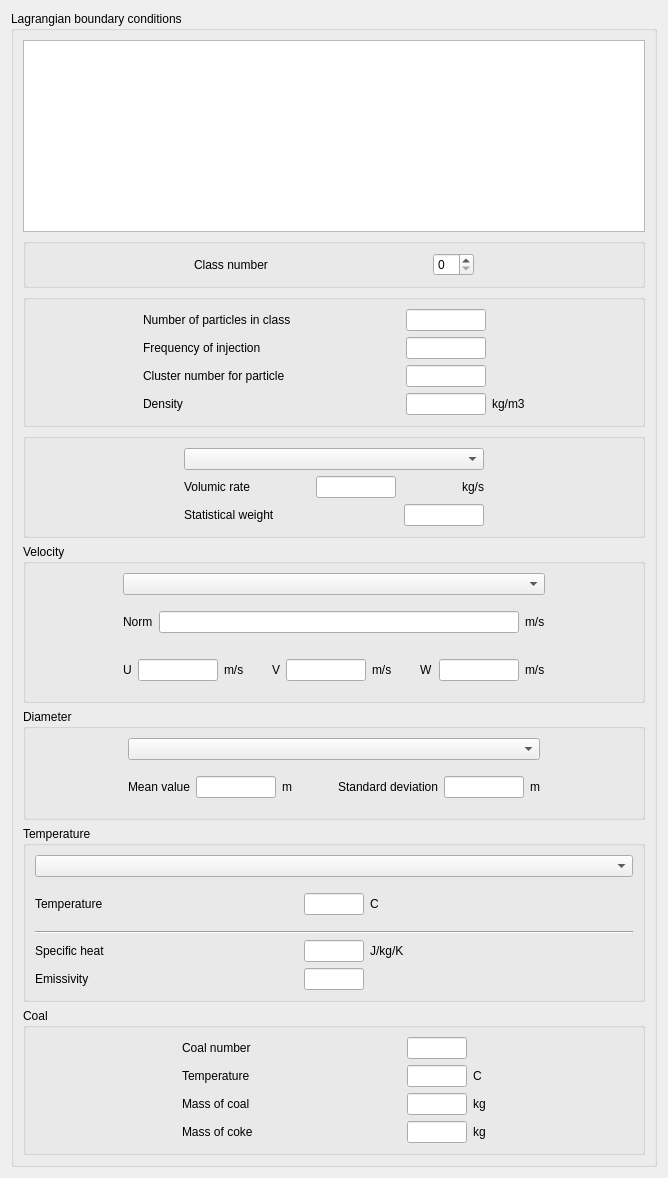
<?xml version="1.0" encoding="UTF-8"?>
<ui version="4.0">
 <class>LagrangianBoundariesForm</class>
 <widget class="QWidget" name="LagrangianBoundariesForm">
  <property name="geometry">
   <rect>
    <x>0</x>
    <y>0</y>
    <width>668</width>
    <height>1143</height>
   </rect>
  </property>
  <property name="windowTitle">
   <string>Form</string>
  </property>
  <layout class="QGridLayout">
   <item row="0" column="0">
    <widget class="QGroupBox" name="groupBoxBoundaries">
     <property name="title">
      <string>Lagrangian boundary conditions</string>
     </property>
     <layout class="QGridLayout">
      <item row="0" column="0">
       <layout class="QGridLayout">
        <item row="0" column="0">
         <widget class="QTableView" name="tableViewBoundaries">
          <property name="enabled">
           <bool>true</bool>
          </property>
          <property name="sizePolicy">
           <sizepolicy hsizetype="Expanding" vsizetype="Minimum">
            <horstretch>0</horstretch>
            <verstretch>0</verstretch>
           </sizepolicy>
          </property>
          <property name="maximumSize">
           <size>
            <width>16777215</width>
            <height>1500</height>
           </size>
          </property>
          <property name="editTriggers">
           <set>QAbstractItemView::DoubleClicked|QAbstractItemView::EditKeyPressed</set>
          </property>
          <property name="tabKeyNavigation">
           <bool>false</bool>
          </property>
          <property name="dragDropOverwriteMode">
           <bool>false</bool>
          </property>
          <property name="alternatingRowColors">
           <bool>true</bool>
          </property>
          <property name="selectionMode">
           <enum>QAbstractItemView::SingleSelection</enum>
          </property>
          <property name="selectionBehavior">
           <enum>QAbstractItemView::SelectRows</enum>
          </property>
         </widget>
        </item>
        <item row="1" column="0">
         <widget class="QGroupBox" name="groupBoxClassNumber">
          <property name="title">
           <string/>
          </property>
          <layout class="QGridLayout">
           <item row="0" column="0">
            <layout class="QGridLayout">
             <item row="0" column="0">
              <spacer>
               <property name="orientation">
                <enum>Qt::Horizontal</enum>
               </property>
               <property name="sizeHint" stdset="0">
                <size>
                 <width>40</width>
                 <height>20</height>
                </size>
               </property>
              </spacer>
             </item>
             <item row="0" column="1">
              <widget class="QLabel" name="labelICLAS">
               <property name="toolTip">
                <string>Code_Saturne key word: ICLAS</string>
               </property>
               <property name="text">
                <string>Class number</string>
               </property>
              </widget>
             </item>
             <item row="0" column="2">
              <spacer>
               <property name="orientation">
                <enum>Qt::Horizontal</enum>
               </property>
               <property name="sizeHint" stdset="0">
                <size>
                 <width>40</width>
                 <height>20</height>
                </size>
               </property>
              </spacer>
             </item>
             <item row="0" column="3">
              <widget class="QSpinBox" name="spinBoxICLAS">
               <property name="toolTip">
                <string>Code_Saturne key word: ICLAS</string>
               </property>
              </widget>
             </item>
             <item row="0" column="4">
              <spacer>
               <property name="orientation">
                <enum>Qt::Horizontal</enum>
               </property>
               <property name="sizeHint" stdset="0">
                <size>
                 <width>40</width>
                 <height>20</height>
                </size>
               </property>
              </spacer>
             </item>
            </layout>
           </item>
          </layout>
         </widget>
        </item>
        <item row="2" column="0">
         <widget class="QGroupBox" name="groupBoxMain">
          <property name="title">
           <string/>
          </property>
          <layout class="QGridLayout">
           <item row="0" column="0">
            <layout class="QGridLayout">
             <item row="0" column="1">
              <widget class="QLabel" name="labelIJNBP">
               <property name="toolTip">
                <string>Code_Saturne key word: IJNBP</string>
               </property>
               <property name="text">
                <string>Number of particles in class</string>
               </property>
              </widget>
             </item>
             <item row="0" column="3">
              <widget class="QLineEdit" name="lineEditIJNBP">
               <property name="maximumSize">
                <size>
                 <width>80</width>
                 <height>16777215</height>
                </size>
               </property>
               <property name="toolTip">
                <string>Code_Saturne key word: IJNBP</string>
               </property>
              </widget>
             </item>
             <item row="1" column="1">
              <widget class="QLabel" name="labelIJFRE">
               <property name="toolTip">
                <string>Code_Saturne key word: IJFRE</string>
               </property>
               <property name="text">
                <string>Frequency of injection</string>
               </property>
              </widget>
             </item>
             <item row="1" column="3">
              <widget class="QLineEdit" name="lineEditIJFRE">
               <property name="maximumSize">
                <size>
                 <width>80</width>
                 <height>16777215</height>
                </size>
               </property>
               <property name="toolTip">
                <string>Code_Saturne key word: IJFRE</string>
               </property>
              </widget>
             </item>
             <item row="2" column="0">
              <spacer>
               <property name="orientation">
                <enum>Qt::Horizontal</enum>
               </property>
               <property name="sizeHint" stdset="0">
                <size>
                 <width>31</width>
                 <height>20</height>
                </size>
               </property>
              </spacer>
             </item>
             <item row="2" column="1">
              <widget class="QLabel" name="labelICLST">
               <property name="toolTip">
                <string>Code_Saturne key word: ICLST</string>
               </property>
               <property name="text">
                <string>Cluster number for particle</string>
               </property>
              </widget>
             </item>
             <item row="2" column="2">
              <spacer>
               <property name="orientation">
                <enum>Qt::Horizontal</enum>
               </property>
               <property name="sizeHint" stdset="0">
                <size>
                 <width>40</width>
                 <height>20</height>
                </size>
               </property>
              </spacer>
             </item>
             <item row="2" column="3">
              <widget class="QLineEdit" name="lineEditICLST">
               <property name="maximumSize">
                <size>
                 <width>80</width>
                 <height>16777215</height>
                </size>
               </property>
               <property name="toolTip">
                <string>Code_Saturne key word: ICLST</string>
               </property>
              </widget>
             </item>
             <item row="2" column="5">
              <spacer>
               <property name="orientation">
                <enum>Qt::Horizontal</enum>
               </property>
               <property name="sizeHint" stdset="0">
                <size>
                 <width>21</width>
                 <height>20</height>
                </size>
               </property>
              </spacer>
             </item>
             <item row="3" column="1">
              <widget class="QLabel" name="labelIROPT">
               <property name="toolTip">
                <string>Code_Saturne key word: IROPT</string>
               </property>
               <property name="text">
                <string>Density</string>
               </property>
              </widget>
             </item>
             <item row="3" column="3">
              <widget class="QLineEdit" name="lineEditIROPT">
               <property name="maximumSize">
                <size>
                 <width>80</width>
                 <height>16777215</height>
                </size>
               </property>
               <property name="toolTip">
                <string>Code_Saturne key word: IROPT</string>
               </property>
              </widget>
             </item>
             <item row="3" column="4">
              <widget class="QLabel" name="labelUnitIROPT">
               <property name="text">
                <string>kg/m3</string>
               </property>
              </widget>
             </item>
            </layout>
           </item>
          </layout>
         </widget>
        </item>
        <item row="3" column="0">
         <widget class="QGroupBox" name="groupBoxRate">
          <property name="title">
           <string/>
          </property>
          <property name="checkable">
           <bool>false</bool>
          </property>
          <layout class="QGridLayout">
           <item row="0" column="0">
            <layout class="QGridLayout">
             <item row="0" column="0">
              <spacer>
               <property name="orientation">
                <enum>Qt::Horizontal</enum>
               </property>
               <property name="sizeHint" stdset="0">
                <size>
                 <width>51</width>
                 <height>22</height>
                </size>
               </property>
              </spacer>
             </item>
             <item row="0" column="1">
              <widget class="QComboBox" name="comboBoxIPOIT">
               <property name="minimumSize">
                <size>
                 <width>300</width>
                 <height>0</height>
                </size>
               </property>
               <property name="toolTip">
                <string>Code_Saturne key word: IPOIT</string>
               </property>
              </widget>
             </item>
             <item row="0" column="2">
              <spacer>
               <property name="orientation">
                <enum>Qt::Horizontal</enum>
               </property>
               <property name="sizeHint" stdset="0">
                <size>
                 <width>41</width>
                 <height>22</height>
                </size>
               </property>
              </spacer>
             </item>
             <item row="1" column="1">
              <widget class="QFrame" name="frameVolumicRate">
               <property name="frameShape">
                <enum>QFrame::NoFrame</enum>
               </property>
               <property name="frameShadow">
                <enum>QFrame::Raised</enum>
               </property>
               <layout class="QGridLayout">
                <property name="margin">
                 <number>0</number>
                </property>
                <item row="0" column="0">
                 <layout class="QGridLayout">
                  <item row="0" column="0">
                   <widget class="QLabel" name="labelIDEBT">
                    <property name="toolTip">
                     <string>Code_Saturne key word: IDEBT</string>
                    </property>
                    <property name="text">
                     <string>Volumic rate</string>
                    </property>
                   </widget>
                  </item>
                  <item row="0" column="1">
                   <spacer>
                    <property name="orientation">
                     <enum>Qt::Horizontal</enum>
                    </property>
                    <property name="sizeHint" stdset="0">
                     <size>
                      <width>40</width>
                      <height>20</height>
                     </size>
                    </property>
                   </spacer>
                  </item>
                  <item row="0" column="2">
                   <widget class="QLineEdit" name="lineEditIDEBT">
                    <property name="maximumSize">
                     <size>
                      <width>80</width>
                      <height>16777215</height>
                     </size>
                    </property>
                    <property name="toolTip">
                     <string>Code_Saturne key word: IDEBT</string>
                    </property>
                   </widget>
                  </item>
                  <item row="0" column="3">
                   <spacer>
                    <property name="orientation">
                     <enum>Qt::Horizontal</enum>
                    </property>
                    <property name="sizeHint" stdset="0">
                     <size>
                      <width>40</width>
                      <height>20</height>
                     </size>
                    </property>
                   </spacer>
                  </item>
                  <item row="0" column="4">
                   <widget class="QLabel" name="labelUnitIDEBT">
                    <property name="text">
                     <string>kg/s</string>
                    </property>
                   </widget>
                  </item>
                 </layout>
                </item>
               </layout>
              </widget>
             </item>
             <item row="2" column="1">
              <widget class="QFrame" name="frameStatisticalWeight">
               <property name="frameShape">
                <enum>QFrame::NoFrame</enum>
               </property>
               <property name="frameShadow">
                <enum>QFrame::Raised</enum>
               </property>
               <layout class="QGridLayout">
                <property name="margin">
                 <number>0</number>
                </property>
                <item row="0" column="0">
                 <layout class="QGridLayout">
                  <item row="0" column="0">
                   <widget class="QLabel" name="labelIPOIT">
                    <property name="toolTip">
                     <string>Code_Saturne key word: IPOIT</string>
                    </property>
                    <property name="text">
                     <string>Statistical weight</string>
                    </property>
                   </widget>
                  </item>
                  <item row="0" column="1">
                   <spacer>
                    <property name="orientation">
                     <enum>Qt::Horizontal</enum>
                    </property>
                    <property name="sizeHint" stdset="0">
                     <size>
                      <width>40</width>
                      <height>20</height>
                     </size>
                    </property>
                   </spacer>
                  </item>
                  <item row="0" column="2">
                   <widget class="QLineEdit" name="lineEditIPOIT">
                    <property name="maximumSize">
                     <size>
                      <width>80</width>
                      <height>16777215</height>
                     </size>
                    </property>
                    <property name="toolTip">
                     <string>Code_Saturne key word: IPOIT</string>
                    </property>
                   </widget>
                  </item>
                 </layout>
                </item>
               </layout>
              </widget>
             </item>
            </layout>
           </item>
          </layout>
         </widget>
        </item>
        <item row="4" column="0">
         <widget class="QGroupBox" name="groupBoxVelocity">
          <property name="title">
           <string>Velocity</string>
          </property>
          <layout class="QGridLayout">
           <item row="0" column="0">
            <layout class="QGridLayout">
             <item row="0" column="1">
              <widget class="QComboBox" name="comboBoxIJUVW">
               <property name="minimumSize">
                <size>
                 <width>300</width>
                 <height>0</height>
                </size>
               </property>
               <property name="toolTip">
                <string>Code_Saturne key word: IJUVW</string>
               </property>
              </widget>
             </item>
             <item row="1" column="0">
              <spacer>
               <property name="orientation">
                <enum>Qt::Horizontal</enum>
               </property>
               <property name="sizeHint" stdset="0">
                <size>
                 <width>40</width>
                 <height>20</height>
                </size>
               </property>
              </spacer>
             </item>
             <item row="1" column="1">
              <widget class="QFrame" name="frameVelocityNorm">
               <property name="minimumSize">
                <size>
                 <width>16</width>
                 <height>42</height>
                </size>
               </property>
               <property name="frameShape">
                <enum>QFrame::NoFrame</enum>
               </property>
               <property name="frameShadow">
                <enum>QFrame::Raised</enum>
               </property>
               <layout class="QGridLayout">
                <property name="margin">
                 <number>0</number>
                </property>
                <item row="0" column="0">
                 <layout class="QGridLayout">
                  <item row="0" column="0">
                   <widget class="QLabel" name="labelIUNO">
                    <property name="toolTip">
                     <string>Code_Saturne key word: IUNO</string>
                    </property>
                    <property name="text">
                     <string>Norm</string>
                    </property>
                   </widget>
                  </item>
                  <item row="0" column="1">
                   <widget class="QLineEdit" name="lineEditIUNO">
                    <property name="toolTip">
                     <string>Code_Saturne key word: IUNO</string>
                    </property>
                   </widget>
                  </item>
                  <item row="0" column="2">
                   <widget class="QLabel" name="labelUnitIUNO">
                    <property name="text">
                     <string>m/s</string>
                    </property>
                   </widget>
                  </item>
                 </layout>
                </item>
               </layout>
              </widget>
             </item>
             <item row="1" column="2">
              <spacer>
               <property name="orientation">
                <enum>Qt::Horizontal</enum>
               </property>
               <property name="sizeHint" stdset="0">
                <size>
                 <width>40</width>
                 <height>20</height>
                </size>
               </property>
              </spacer>
             </item>
             <item row="2" column="1">
              <widget class="QFrame" name="frameVelocityValues">
               <property name="minimumSize">
                <size>
                 <width>16</width>
                 <height>42</height>
                </size>
               </property>
               <property name="frameShape">
                <enum>QFrame::NoFrame</enum>
               </property>
               <property name="frameShadow">
                <enum>QFrame::Raised</enum>
               </property>
               <layout class="QGridLayout">
                <property name="margin">
                 <number>0</number>
                </property>
                <item row="0" column="0">
                 <layout class="QGridLayout">
                  <item row="0" column="0">
                   <widget class="QLabel" name="labelIUPT">
                    <property name="toolTip">
                     <string>Code_Saturne key word: IUPT</string>
                    </property>
                    <property name="text">
                     <string>U</string>
                    </property>
                   </widget>
                  </item>
                  <item row="0" column="1">
                   <widget class="QLineEdit" name="lineEditIUPT">
                    <property name="maximumSize">
                     <size>
                      <width>80</width>
                      <height>16777215</height>
                     </size>
                    </property>
                    <property name="toolTip">
                     <string>Code_Saturne key word: IUPT</string>
                    </property>
                   </widget>
                  </item>
                  <item row="0" column="2">
                   <widget class="QLabel" name="labelUnitIUPT">
                    <property name="text">
                     <string>m/s</string>
                    </property>
                   </widget>
                  </item>
                  <item row="0" column="3">
                   <spacer>
                    <property name="orientation">
                     <enum>Qt::Horizontal</enum>
                    </property>
                    <property name="sizeHint" stdset="0">
                     <size>
                      <width>22</width>
                      <height>16</height>
                     </size>
                    </property>
                   </spacer>
                  </item>
                  <item row="0" column="4">
                   <widget class="QLabel" name="labelIVPT">
                    <property name="toolTip">
                     <string>Code_Saturne key word: IVPT</string>
                    </property>
                    <property name="text">
                     <string>V</string>
                    </property>
                   </widget>
                  </item>
                  <item row="0" column="5">
                   <widget class="QLineEdit" name="lineEditIVPT">
                    <property name="maximumSize">
                     <size>
                      <width>80</width>
                      <height>16777215</height>
                     </size>
                    </property>
                    <property name="toolTip">
                     <string>Code_Saturne key word: IVPT</string>
                    </property>
                   </widget>
                  </item>
                  <item row="0" column="6">
                   <widget class="QLabel" name="labelUnitIVPT">
                    <property name="text">
                     <string>m/s</string>
                    </property>
                   </widget>
                  </item>
                  <item row="0" column="7">
                   <spacer>
                    <property name="orientation">
                     <enum>Qt::Horizontal</enum>
                    </property>
                    <property name="sizeHint" stdset="0">
                     <size>
                      <width>22</width>
                      <height>16</height>
                     </size>
                    </property>
                   </spacer>
                  </item>
                  <item row="0" column="8">
                   <widget class="QLabel" name="labelIWPT">
                    <property name="toolTip">
                     <string>Code_Saturne key word: IWPT</string>
                    </property>
                    <property name="text">
                     <string>W</string>
                    </property>
                   </widget>
                  </item>
                  <item row="0" column="9">
                   <widget class="QLineEdit" name="lineEditIWPT">
                    <property name="maximumSize">
                     <size>
                      <width>80</width>
                      <height>16777215</height>
                     </size>
                    </property>
                    <property name="toolTip">
                     <string>Code_Saturne key word: IWPT</string>
                    </property>
                   </widget>
                  </item>
                  <item row="0" column="10">
                   <widget class="QLabel" name="labelUnitIWPT">
                    <property name="text">
                     <string>m/s</string>
                    </property>
                   </widget>
                  </item>
                 </layout>
                </item>
               </layout>
              </widget>
             </item>
            </layout>
           </item>
          </layout>
         </widget>
        </item>
        <item row="5" column="0">
         <widget class="QGroupBox" name="groupBoxDiameter">
          <property name="title">
           <string>Diameter</string>
          </property>
          <layout class="QGridLayout">
           <item row="0" column="0">
            <layout class="QGridLayout">
             <item row="0" column="1">
              <widget class="QComboBox" name="comboBoxIJRDP">
               <property name="minimumSize">
                <size>
                 <width>300</width>
                 <height>0</height>
                </size>
               </property>
               <property name="toolTip">
                <string>Code_Saturne key word:IJRDP</string>
               </property>
              </widget>
             </item>
             <item row="1" column="0">
              <spacer>
               <property name="orientation">
                <enum>Qt::Horizontal</enum>
               </property>
               <property name="sizeHint" stdset="0">
                <size>
                 <width>40</width>
                 <height>20</height>
                </size>
               </property>
              </spacer>
             </item>
             <item row="1" column="1">
              <widget class="QFrame" name="frameDiameter">
               <property name="minimumSize">
                <size>
                 <width>16</width>
                 <height>42</height>
                </size>
               </property>
               <property name="frameShape">
                <enum>QFrame::NoFrame</enum>
               </property>
               <property name="frameShadow">
                <enum>QFrame::Raised</enum>
               </property>
               <layout class="QGridLayout">
                <property name="margin">
                 <number>0</number>
                </property>
                <item row="0" column="0">
                 <layout class="QGridLayout">
                  <item row="0" column="0">
                   <widget class="QLabel" name="labelIDPT">
                    <property name="toolTip">
                     <string>Code_Saturne key word: IDPT</string>
                    </property>
                    <property name="text">
                     <string>Mean value</string>
                    </property>
                   </widget>
                  </item>
                  <item row="0" column="1">
                   <widget class="QLineEdit" name="lineEditIDPT">
                    <property name="maximumSize">
                     <size>
                      <width>80</width>
                      <height>16777215</height>
                     </size>
                    </property>
                    <property name="toolTip">
                     <string>Code_Saturne key word:IDPT</string>
                    </property>
                   </widget>
                  </item>
                  <item row="0" column="2">
                   <widget class="QLabel" name="labelUnitIDPT">
                    <property name="text">
                     <string>m</string>
                    </property>
                   </widget>
                  </item>
                  <item row="0" column="3">
                   <spacer>
                    <property name="orientation">
                     <enum>Qt::Horizontal</enum>
                    </property>
                    <property name="sizeHint" stdset="0">
                     <size>
                      <width>40</width>
                      <height>20</height>
                     </size>
                    </property>
                   </spacer>
                  </item>
                  <item row="0" column="4">
                   <widget class="QLabel" name="labelIVDPT">
                    <property name="toolTip">
                     <string>Code_Saturne key word: IVDPT</string>
                    </property>
                    <property name="text">
                     <string>Standard deviation</string>
                    </property>
                   </widget>
                  </item>
                  <item row="0" column="5">
                   <widget class="QLineEdit" name="lineEditIVDPT">
                    <property name="maximumSize">
                     <size>
                      <width>80</width>
                      <height>16777215</height>
                     </size>
                    </property>
                    <property name="toolTip">
                     <string>Code_Saturne key word: IVDPT</string>
                    </property>
                   </widget>
                  </item>
                  <item row="0" column="6">
                   <widget class="QLabel" name="labelUnitIVDPT">
                    <property name="text">
                     <string>m</string>
                    </property>
                   </widget>
                  </item>
                 </layout>
                </item>
               </layout>
              </widget>
             </item>
             <item row="1" column="2">
              <spacer>
               <property name="orientation">
                <enum>Qt::Horizontal</enum>
               </property>
               <property name="sizeHint" stdset="0">
                <size>
                 <width>40</width>
                 <height>20</height>
                </size>
               </property>
              </spacer>
             </item>
            </layout>
           </item>
          </layout>
         </widget>
        </item>
        <item row="6" column="0">
         <widget class="QGroupBox" name="groupBoxTemperature">
          <property name="title">
           <string>Temperature</string>
          </property>
          <layout class="QGridLayout">
           <item row="0" column="0">
            <layout class="QGridLayout">
             <item row="0" column="0">
              <widget class="QComboBox" name="comboBoxIJRTP">
               <property name="minimumSize">
                <size>
                 <width>300</width>
                 <height>0</height>
                </size>
               </property>
               <property name="toolTip">
                <string>Code_Saturne key word:IJRTP</string>
               </property>
              </widget>
             </item>
             <item row="1" column="0">
              <widget class="QFrame" name="frameTemperature">
               <property name="minimumSize">
                <size>
                 <width>16</width>
                 <height>42</height>
                </size>
               </property>
               <property name="frameShape">
                <enum>QFrame::NoFrame</enum>
               </property>
               <property name="frameShadow">
                <enum>QFrame::Raised</enum>
               </property>
               <layout class="QGridLayout">
                <property name="margin">
                 <number>0</number>
                </property>
                <item row="0" column="0">
                 <layout class="QGridLayout">
                  <item row="0" column="0">
                   <widget class="QLabel" name="labelITPT">
                    <property name="toolTip">
                     <string>Code_Saturne key word: ITPT</string>
                    </property>
                    <property name="text">
                     <string>Temperature</string>
                    </property>
                   </widget>
                  </item>
                  <item row="0" column="1">
                   <widget class="QLineEdit" name="lineEditITPT">
                    <property name="maximumSize">
                     <size>
                      <width>60</width>
                      <height>16777215</height>
                     </size>
                    </property>
                    <property name="toolTip">
                     <string>Code_Saturne key word: ITPT</string>
                    </property>
                   </widget>
                  </item>
                  <item row="0" column="2">
                   <widget class="QLabel" name="labelUnitITPT">
                    <property name="text">
                     <string>C</string>
                    </property>
                   </widget>
                  </item>
                 </layout>
                </item>
               </layout>
              </widget>
             </item>
             <item row="2" column="0">
              <widget class="Line" name="line">
               <property name="orientation">
                <enum>Qt::Horizontal</enum>
               </property>
              </widget>
             </item>
             <item row="3" column="0">
              <layout class="QGridLayout">
               <item row="0" column="0">
                <widget class="QLabel" name="labelICPT">
                 <property name="toolTip">
                  <string>Code_Saturne key word: ICPT</string>
                 </property>
                 <property name="text">
                  <string>Specific heat</string>
                 </property>
                </widget>
               </item>
               <item row="0" column="1">
                <widget class="QLineEdit" name="lineEditICPT">
                 <property name="maximumSize">
                  <size>
                   <width>60</width>
                   <height>16777215</height>
                  </size>
                 </property>
                 <property name="toolTip">
                  <string>Code_Saturne key word: ICPT</string>
                 </property>
                </widget>
               </item>
               <item row="0" column="2">
                <widget class="QLabel" name="labelUnitICPT">
                 <property name="text">
                  <string>J/kg/K</string>
                 </property>
                </widget>
               </item>
               <item row="1" column="0">
                <widget class="QLabel" name="labelIEPSI">
                 <property name="toolTip">
                  <string>Code_Saturne key word: IEPSI</string>
                 </property>
                 <property name="text">
                  <string>Emissivity</string>
                 </property>
                </widget>
               </item>
               <item row="1" column="1">
                <widget class="QLineEdit" name="lineEditIEPSI">
                 <property name="maximumSize">
                  <size>
                   <width>60</width>
                   <height>16777215</height>
                  </size>
                 </property>
                 <property name="toolTip">
                  <string>Code_Saturne key word: IEPSI</string>
                 </property>
                </widget>
               </item>
              </layout>
             </item>
            </layout>
           </item>
          </layout>
         </widget>
        </item>
        <item row="7" column="0">
         <widget class="QGroupBox" name="groupBoxCoal">
          <property name="title">
           <string>Coal</string>
          </property>
          <layout class="QGridLayout">
           <item row="0" column="0">
            <layout class="QGridLayout">
             <item row="0" column="1">
              <widget class="QLabel" name="labelINUCHL">
               <property name="toolTip">
                <string>Code_Saturne key word: INUCHL</string>
               </property>
               <property name="text">
                <string>Coal number</string>
               </property>
              </widget>
             </item>
             <item row="0" column="3">
              <widget class="QLineEdit" name="lineEditINUCHL">
               <property name="maximumSize">
                <size>
                 <width>60</width>
                 <height>16777215</height>
                </size>
               </property>
               <property name="toolTip">
                <string>Code_Saturne key word: INUCHL</string>
               </property>
              </widget>
             </item>
             <item row="1" column="1">
              <widget class="QLabel" name="labelIHPT">
               <property name="toolTip">
                <string>Code_Saturne key word: IHPT</string>
               </property>
               <property name="text">
                <string>Temperature</string>
               </property>
              </widget>
             </item>
             <item row="1" column="3">
              <widget class="QLineEdit" name="lineEditIHPT">
               <property name="maximumSize">
                <size>
                 <width>60</width>
                 <height>16777215</height>
                </size>
               </property>
               <property name="toolTip">
                <string>Code_Saturne key word: IHPT</string>
               </property>
              </widget>
             </item>
             <item row="1" column="4">
              <widget class="QLabel" name="labelUnitIHPT">
               <property name="text">
                <string>C</string>
               </property>
              </widget>
             </item>
             <item row="2" column="0">
              <spacer>
               <property name="orientation">
                <enum>Qt::Horizontal</enum>
               </property>
               <property name="sizeHint" stdset="0">
                <size>
                 <width>40</width>
                 <height>20</height>
                </size>
               </property>
              </spacer>
             </item>
             <item row="2" column="1">
              <widget class="QLabel" name="labelIMCHT">
               <property name="toolTip">
                <string>Code_Saturne key word: IMCHT</string>
               </property>
               <property name="text">
                <string>Mass of coal</string>
               </property>
              </widget>
             </item>
             <item row="2" column="2">
              <spacer>
               <property name="toolTip">
                <string>Code_Saturne key word: IMCHT</string>
               </property>
               <property name="orientation">
                <enum>Qt::Horizontal</enum>
               </property>
               <property name="sizeHint" stdset="0">
                <size>
                 <width>121</width>
                 <height>22</height>
                </size>
               </property>
              </spacer>
             </item>
             <item row="2" column="3">
              <widget class="QLineEdit" name="lineEditIMCHT">
               <property name="maximumSize">
                <size>
                 <width>60</width>
                 <height>16777215</height>
                </size>
               </property>
               <property name="toolTip">
                <string>Code_Saturne key word: IMCHT</string>
               </property>
              </widget>
             </item>
             <item row="2" column="4">
              <widget class="QLabel" name="labelUnitIMCHT">
               <property name="toolTip">
                <string>Code_Saturne key word: IMCHT</string>
               </property>
               <property name="text">
                <string>kg</string>
               </property>
              </widget>
             </item>
             <item row="2" column="5">
              <spacer>
               <property name="orientation">
                <enum>Qt::Horizontal</enum>
               </property>
               <property name="sizeHint" stdset="0">
                <size>
                 <width>40</width>
                 <height>20</height>
                </size>
               </property>
              </spacer>
             </item>
             <item row="3" column="1">
              <widget class="QLabel" name="labelIMCKT">
               <property name="toolTip">
                <string>Code_Saturne key word: IMCKT</string>
               </property>
               <property name="text">
                <string>Mass of coke</string>
               </property>
              </widget>
             </item>
             <item row="3" column="3">
              <widget class="QLineEdit" name="lineEditIMCKT">
               <property name="maximumSize">
                <size>
                 <width>60</width>
                 <height>16777215</height>
                </size>
               </property>
               <property name="toolTip">
                <string>Code_Saturne key word: IMCKT</string>
               </property>
              </widget>
             </item>
             <item row="3" column="4">
              <widget class="QLabel" name="labelUnitIIMCKT">
               <property name="toolTip">
                <string>Code_Saturne key word: IMCHT</string>
               </property>
               <property name="text">
                <string>kg</string>
               </property>
              </widget>
             </item>
            </layout>
           </item>
          </layout>
         </widget>
        </item>
       </layout>
      </item>
     </layout>
    </widget>
   </item>
  </layout>
 </widget>
 <resources/>
 <connections/>
</ui>
